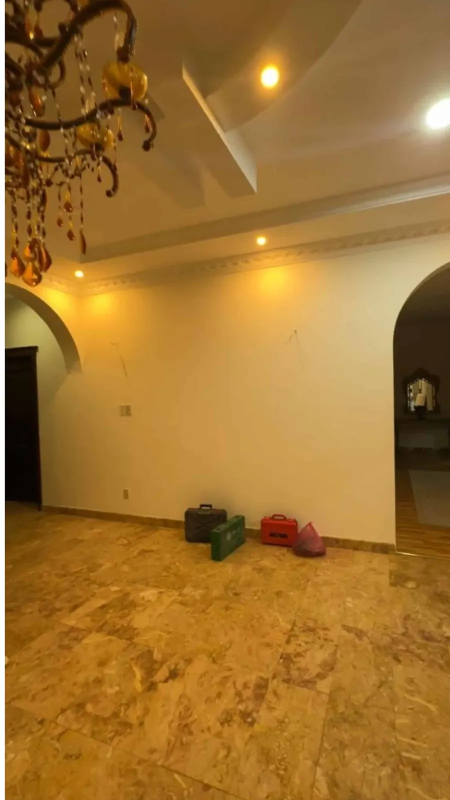
#> input picture out/images/work/t1pro1-before.webp, 900 x 1600 px, given in place of t1pro1.jpg, which was not available (shown at 1/2 size)
$ python prep_images.py
#> lines starting #> are read from the running program, lines starting #| are printed output that depends on the picture
import numpy as np, glob, os
from PIL import Image
SRC='/home/claude/site/bunyan_website/images'; OUT='/home/claude/bunyan-next/public/images'
def span(mask):
    best=(0,len(mask)); s=None
    for i,v in enumerate(list(mask)+[False]):
        if v and s is None: s=i
        if not v and s is not None:
            if i-s>best[1]-best[0] or best==(0,len(mask)): best=(s,i)
            s=None
    return best
for t in range(1,5):
    for p in range(1,5):
        n=f't{t}pro{p}'; im=Image.open(f'{SRC}/{n}.jpg').convert('RGB'); W,H=im.size
#> further down, im is the input picture: PIL image 900x1600 RGB; mean R, G, B 158.9, 114.1, 49
#> after `W, H = im.size`: W = 900; H = 1600
        g=np.array(im.convert('L').resize((W//8,H//8))).astype(float)
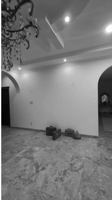
#> g: shape (200, 112) float64; min 0, max 255, mean 120.1
        mid=int(np.argmax(g[:, int(g.shape[1]*.4):int(g.shape[1]*.6)].mean(axis=0)))+int(g.shape[1]*.4)
#> mid = 66
        m=4; halves=[(0,mid-m),(mid+m+1,g.shape[1])]
#> after `halves = [(0, mid - m), (mid + m + 1, g.shape[1])]`: halves = [(0, 62), (71, 112)]
        r0,r1=span(np.concatenate([g[:,:mid-8],g[:,mid+9:]],axis=1).mean(axis=1)>22); r0+=3; r1-=3
#> in span, `best = (0, len(mask))`: best = (0, 200)
#> the loop in span, `for i,v in enumerate(list(mask)+[False]):` made 201 passes
#> after `r0, r1 = span(np.concatenate([g[:, :mid - 8], g[:, mid + 9:]], axis=1)`: r0 = 0; r1 = 200
#> after `r0 += 3`: r0 = 3
#> after `r1 -= 3`: r1 = 197
        crops=[]
        for a,b in halves:
            c0,c1=span(g[r0:r1,a:b].mean(axis=0)>22); crops.append((a+c0+2,a+c1-2))
#> this loop made 2 passes
#> (a, b, c0, c1) on passes 1 to 2: (0, 62, 0, 62), (71, 112, 0, 41)
#> after the loop, crops = [(2, 60), (73, 110)]
        w=min(c1-c0 for c0,c1 in crops)
#> w = 37
        for name,(c0,c1) in zip(('before','after'),crops):
            box=(c0*8,r0*8,(c0+w)*8,r1*8)
            o=im.crop(box); o=o.resize((900,round(900*o.height/o.width)),Image.LANCZOS)
            o.save(f'{OUT}/work/{n}-{name}.webp','WEBP',quality=78)
#> this loop made 2 passes
#> (name, c0, c1, box) on passes 1 to 2: ('before', 2, 60, (16, 24, 312, 1576)), ('after', 73, 110, (584, 24, 880, 1576))
#> pass 1, `o = im.crop(box)`:
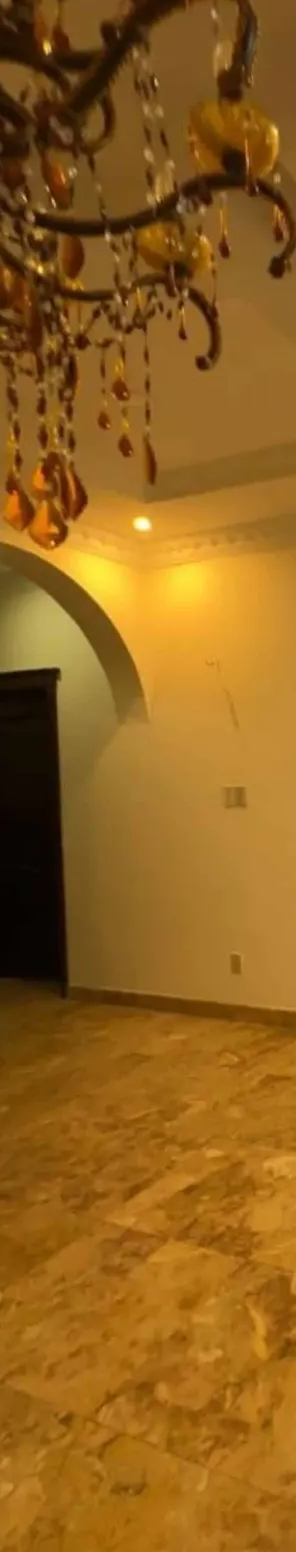
#> o: PIL image 296x1552 RGB; mean R, G, B 145.6, 97.6, 28.5
#> pass 2, `o = im.crop(box)`:
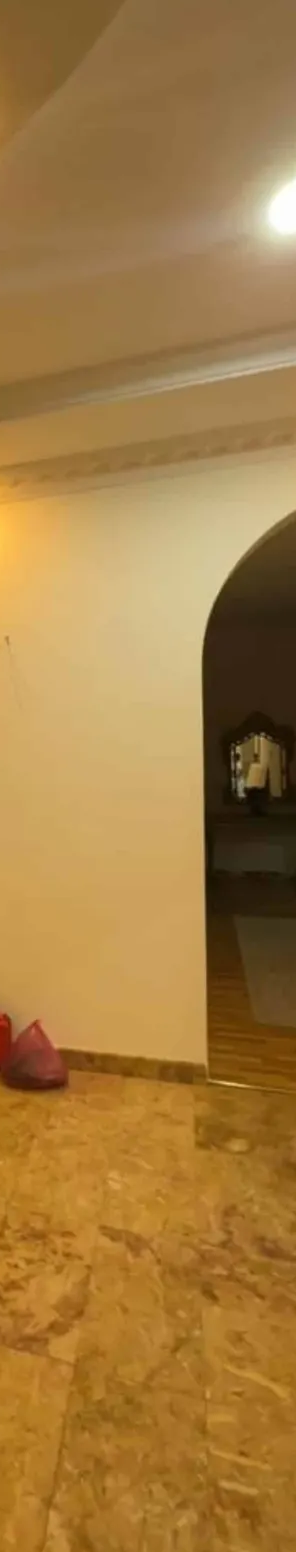
#> o: PIL image 296x1552 RGB; mean R, G, B 162.9, 123.7, 65.3
#> (the run stopped early here; a loop or call above may not have finished)

$ run again, on out/images/work/t2pro1-before.webp
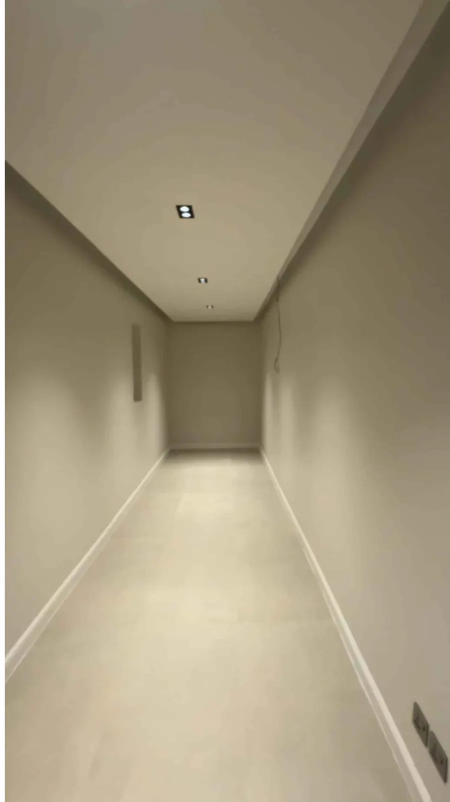
#> input picture out/images/work/t2pro1-before.webp, 900 x 1604 px, given in place of t1pro1.jpg, which was not available (shown at 1/2 size)
#> im is the input picture: PIL image 900x1604 RGB; mean R, G, B 162.3, 150.4, 125.4
#> `g=np.array(im.convert('L').resize((W//8,H//8))).astype(float)`:
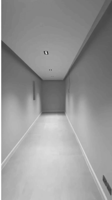
#> g: shape (200, 112) float64; min 54, max 255, mean 151
#> mid = 50
#> halves = [(0, 46), (55, 112)]
#> in span, `best = (0, len(mask))`: best = (0, 200)
#> the loop in span, `for i,v in enumerate(list(mask)+[False]):` made 201 passes
#> r0 = 0; r1 = 200
#> r0 = 3
#> r1 = 197
#> the loop `for a,b in halves:` made 2 passes
#> (a, b, c0, c1) on passes 1 to 2: (0, 46, 0, 46), (55, 112, 0, 57)
#> after the loop `for a,b in halves:`: crops = [(2, 44), (57, 110)]
#> w = 42
#> the loop `for name,(c0,c1) in zip(('before','after'),crops):` made 2 passes
#> (name, c0, c1, box) on passes 1 to 2: ('before', 2, 44, (16, 24, 352, 1576)), ('after', 57, 110, (456, 24, 792, 1576))
#> pass 2, `o = im.crop(box)`:
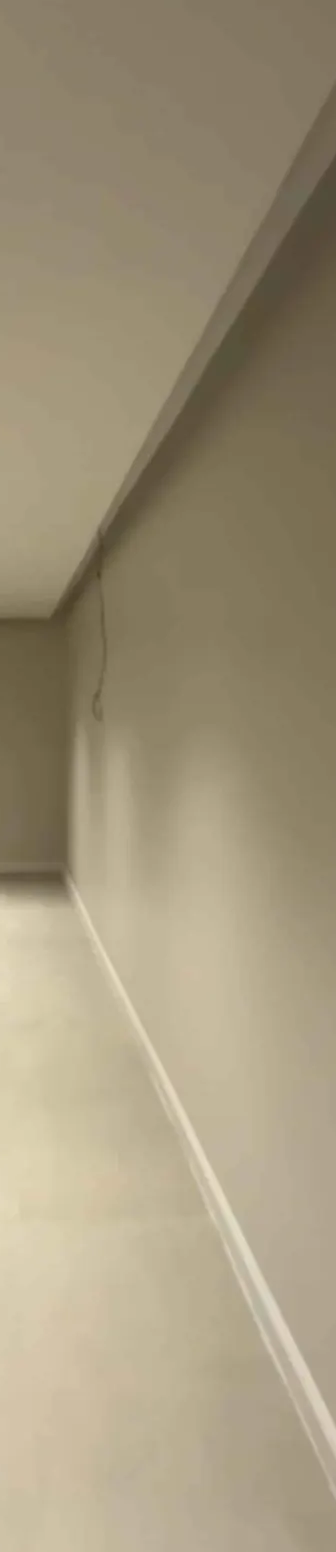
#> o: PIL image 336x1552 RGB; mean R, G, B 161.1, 149.2, 123.4

$ run again, on out/images/work/t2pro2-before.webp
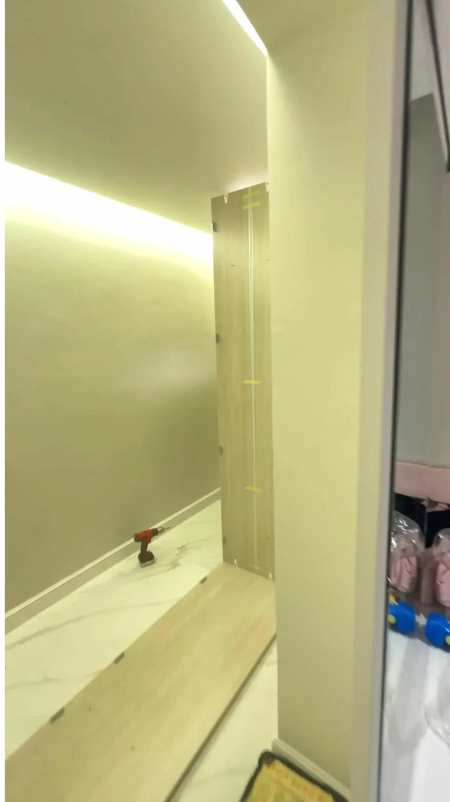
#> input picture out/images/work/t2pro2-before.webp, 900 x 1604 px, given in place of t1pro1.jpg, which was not available (shown at 1/2 size)
#> im is the input picture: PIL image 900x1604 RGB; mean R, G, B 182.6, 178.4, 129.4
#> `g=np.array(im.convert('L').resize((W//8,H//8))).astype(float)`:
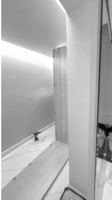
#> g: shape (200, 112) float64; min 2, max 255, mean 174
#> mid = 52
#> halves = [(0, 48), (57, 112)]
#> in span, `best = (0, len(mask))`: best = (0, 200)
#> the loop in span, `for i,v in enumerate(list(mask)+[False]):` made 201 passes
#> r0 = 0; r1 = 200
#> r0 = 3
#> r1 = 197
#> the loop `for a,b in halves:` made 2 passes
#> (a, b, c0, c1) on passes 1 to 2: (0, 48, 0, 48), (57, 112, 0, 55)
#> after the loop `for a,b in halves:`: crops = [(2, 46), (59, 110)]
#> w = 44
#> the loop `for name,(c0,c1) in zip(('before','after'),crops):` made 2 passes
#> (name, c0, c1, box) on passes 1 to 2: ('before', 2, 46, (16, 24, 368, 1576)), ('after', 59, 110, (472, 24, 824, 1576))
#> pass 2, `o = im.crop(box)`:
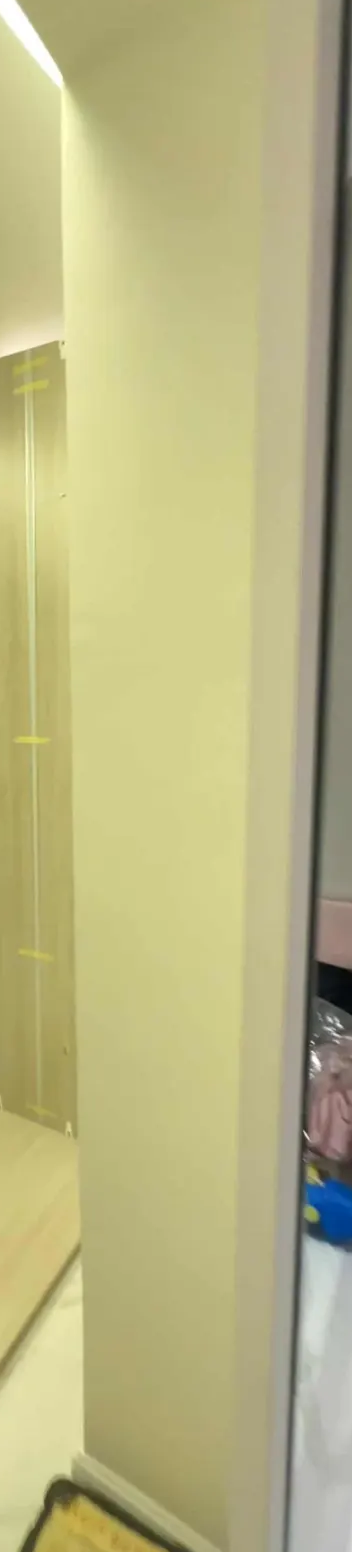
#> o: PIL image 352x1552 RGB; mean R, G, B 184.6, 180.1, 130

$ run again, on out/images/work/t2pro3-before.webp
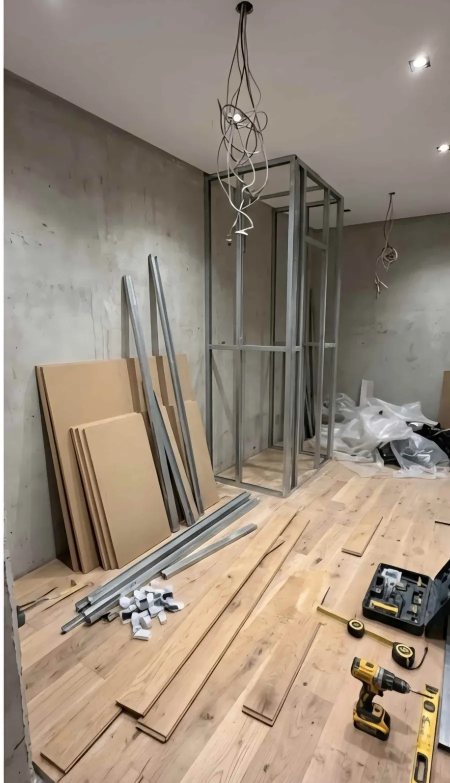
#> input picture out/images/work/t2pro3-before.webp, 900 x 1566 px, given in place of t1pro1.jpg, which was not available (shown at 1/2 size)
#> im is the input picture: PIL image 900x1566 RGB; mean R, G, B 151.6, 137.7, 123.2
#> `g=np.array(im.convert('L').resize((W//8,H//8))).astype(float)`:
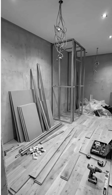
#> g: shape (195, 112) float64; min 0, max 255, mean 140.2
#> mid = 48
#> halves = [(0, 44), (53, 112)]
#> in span, `best = (0, len(mask))`: best = (0, 195)
#> the loop in span, `for i,v in enumerate(list(mask)+[False]):` made 196 passes
#> r0 = 0; r1 = 195
#> r0 = 3
#> r1 = 192
#> the loop `for a,b in halves:` made 2 passes
#> (a, b, c0, c1) on passes 1 to 2: (0, 44, 0, 44), (53, 112, 0, 59)
#> after the loop `for a,b in halves:`: crops = [(2, 42), (55, 110)]
#> w = 40
#> the loop `for name,(c0,c1) in zip(('before','after'),crops):` made 2 passes
#> (name, c0, c1, box) on passes 1 to 2: ('before', 2, 42, (16, 24, 336, 1536)), ('after', 55, 110, (440, 24, 760, 1536))
#> pass 2, `o = im.crop(box)`:
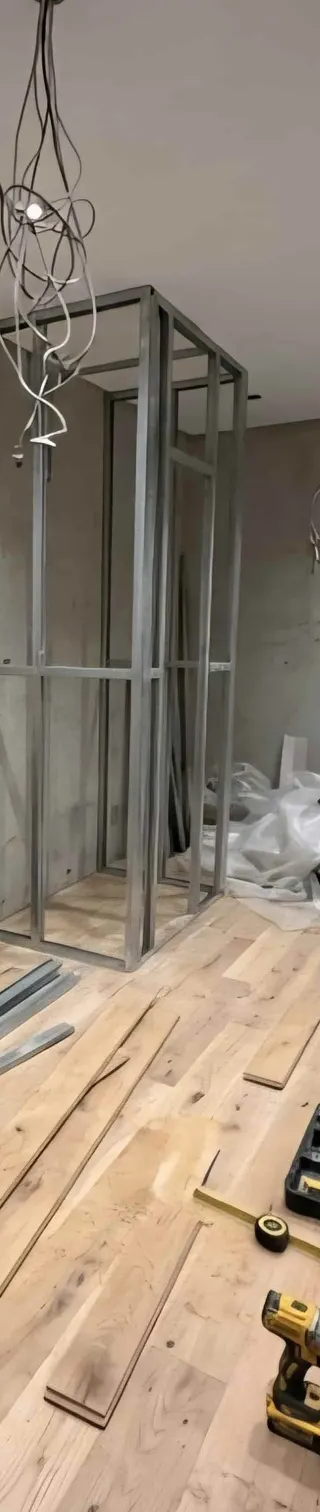
#> o: PIL image 320x1512 RGB; mean R, G, B 150.6, 135.3, 119
